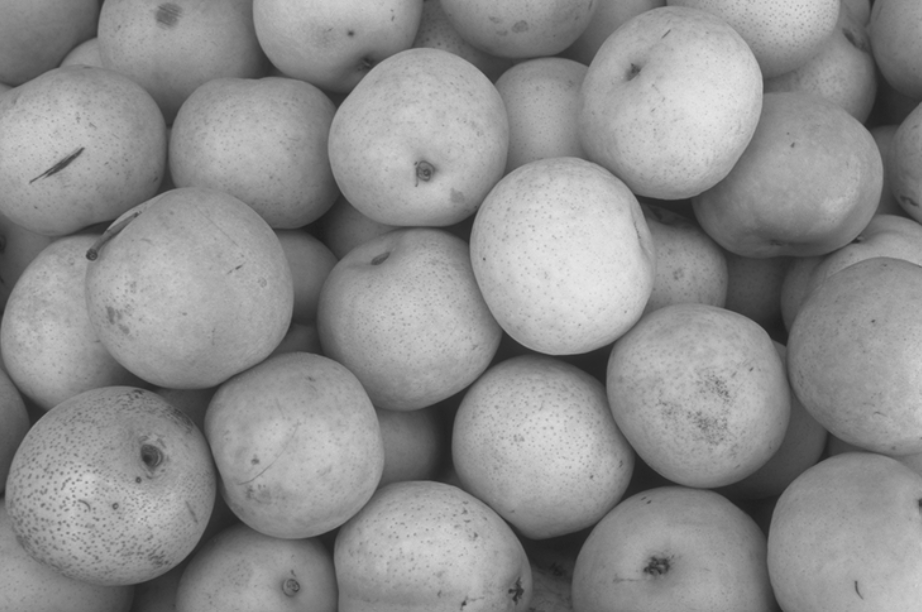
%> input picture jeruk.png, 922 x 612 px
$ octave jeruk.m   (GNU Octave 9; MATLAB toolbox functions it lacks are replaced by stand-ins)
%> lines starting %> are read from the running program, lines starting %| are printed output that depends on the picture; in (x1, y1, x2, y2) boxes, pixels count from 0 and x2, y2 are one past the last pixel; in counts of white or black regions, pixels touching at a corner belong together; the program's own positions count from 1
img = imread("jeruk.png");
%> img is the input picture: size 612x922x3 uint8; min 29, max 231, mean 142.5
bw = im2gray(img);
bw = imbinarize(bw);
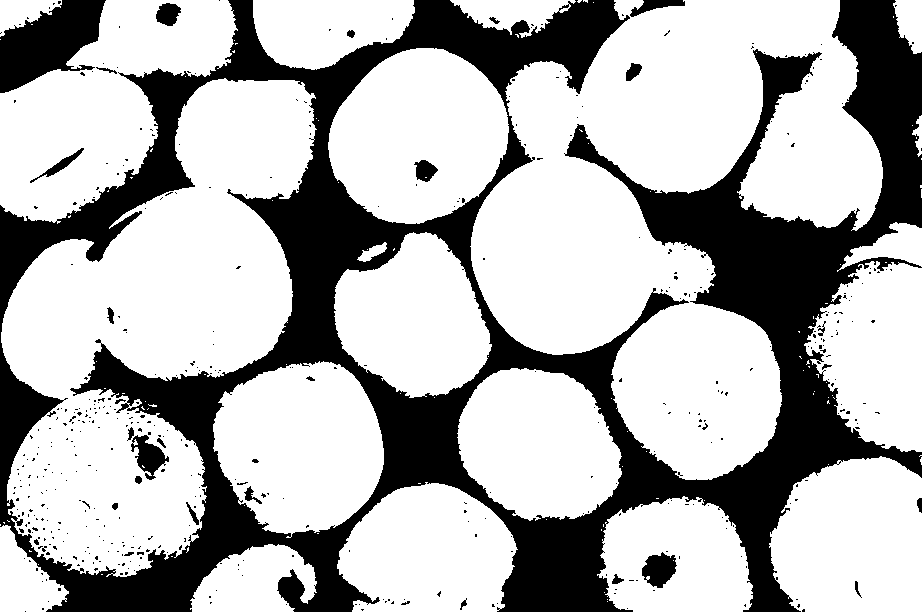
%> bw: size 612x922 logical; 70% white; 477 black regions (447 under 20 px), largest, box (x1, y1, x2, y2) and area: (0, 0, 922, 612) 157620, (0, 0, 106, 93) 5825, (642, 552, 677, 588) 839
bw2 = ~bwareaopen(~bw, 100);
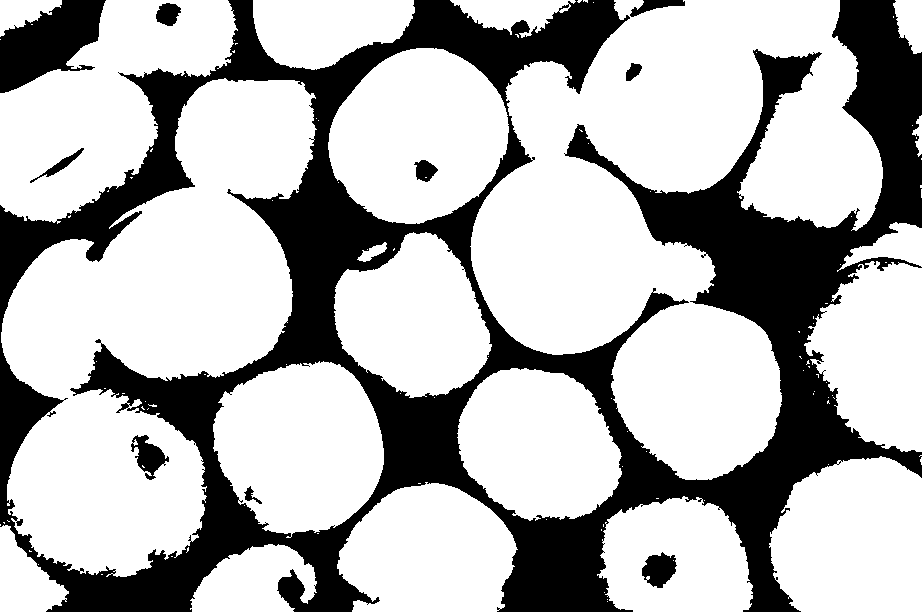
%> bw2: size 612x922 logical; 70.4% white; 10 black regions, largest, box (x1, y1, x2, y2) and area: (0, 0, 922, 612) 157620, (0, 0, 106, 93) 5825, (642, 552, 677, 588) 839
D = -bwdist(~bw2);
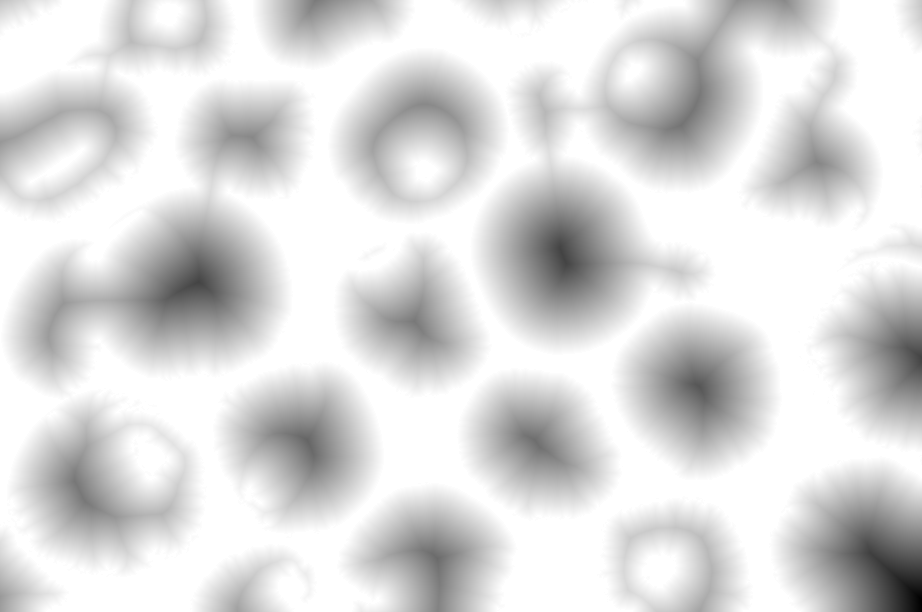
%> D: size 612x922 single; min -121.6, max 0, mean -17.19; drawn with min black and max white

mask = imextendedmin(D,4);
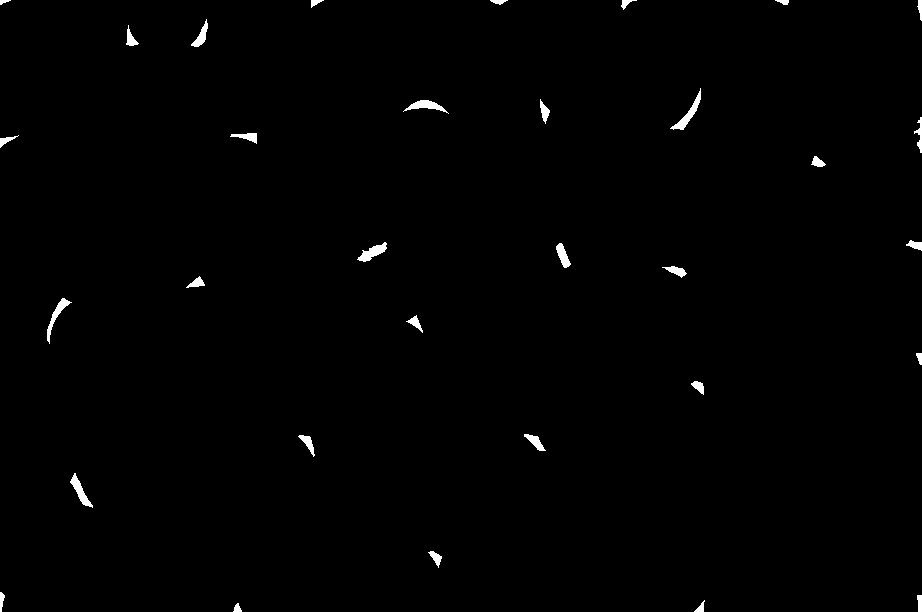
%> mask: size 612x922 logical; 0.7% white; 32 white regions, largest, box (x1, y1, x2, y2) and area: (670, 88, 701, 130) 294, (357, 242, 387, 262) 265, (70, 473, 93, 508) 255
D = imimposemin(D,mask);

Ld = watershed(D);
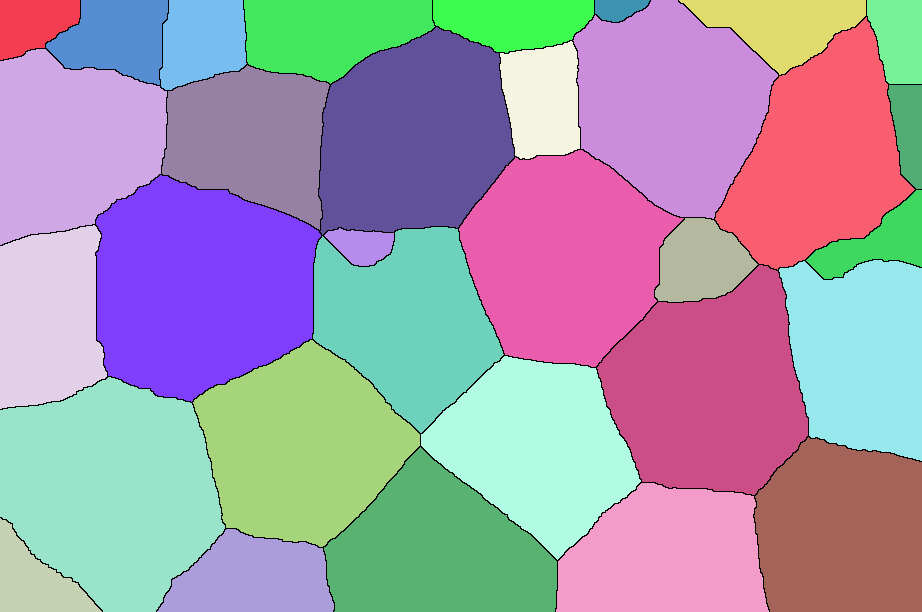
%> Ld: size 612x922 uint8; 33 distinct labels, from 0 to 32; one colour per label, 0 black

bw3 = bw2;
bw3(Ld == 0) = 1;
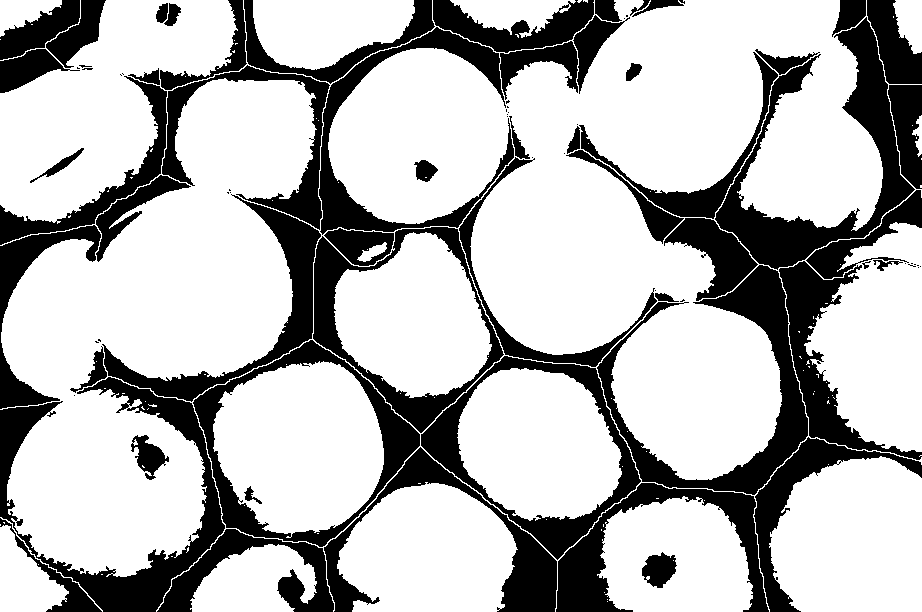
%> bw3: size 612x922 logical; 71.8% white; 86 black regions (32 under 20 px), largest, box (x1, y1, x2, y2) and area: (715, 17, 915, 270) 11934, (0, 377, 225, 612) 10808, (597, 265, 808, 495) 10314

imshowpair(img, bw3, 'montage')
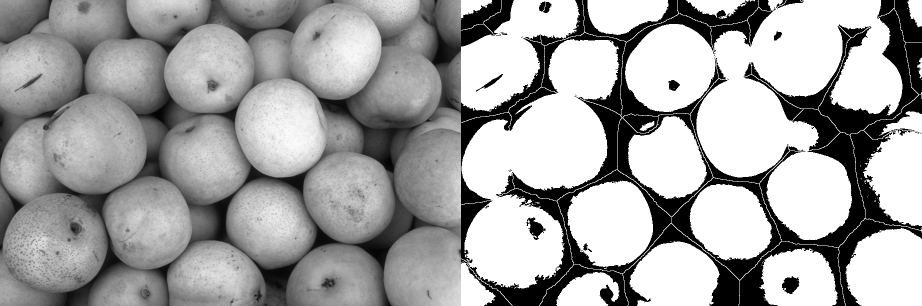
%> displayed picture: size 612x1844x3, on the screen's scale of 0 to 255 (shown at 1/2 size); min 0, max 255, mean 163.2
